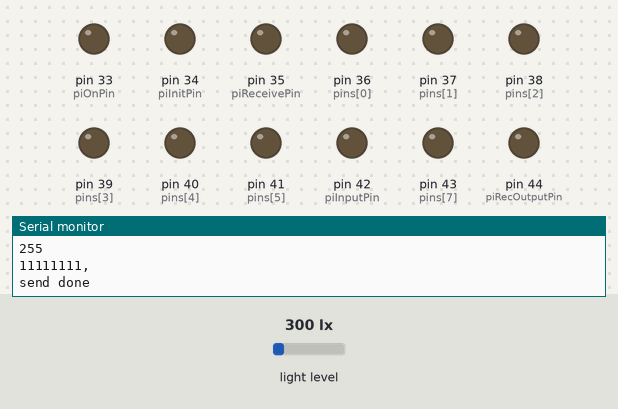
Bench run of a sketch on a simulated Arduino Mega 2560, built with avr-gcc and run on an emulated ATmega2560. Shown: output pins drawn as LEDs (lit = HIGH), the last lines printed to the serial monitor. Dashed ring = blinking. The inputs (shaded band) are chosen by the test bench; at power-on: light level 300 lx.

Above: at 8.9 s.
9.0 s: light level set to 40 lx
At 12.02 s:
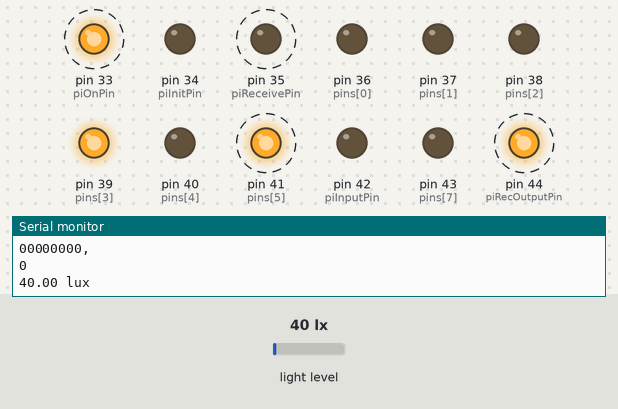
13.5 s: light level set to 500 lx
At 14.32 s:
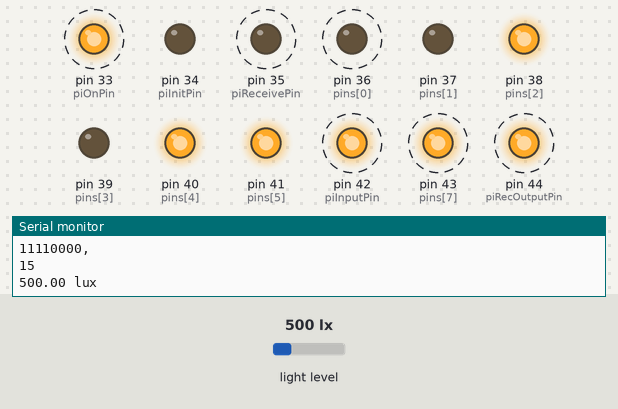
17.0 s: light level set to 1000 lx
20.5 s: light level set to 1500 lx
At 22.96 s:
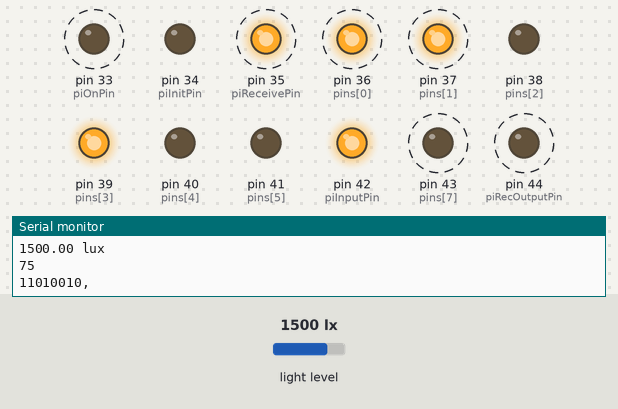
24.0 s: light level set to 1960 lx
Timing chart, 0 to 35.8 s (numbered marks = the images above; inputs shaded):
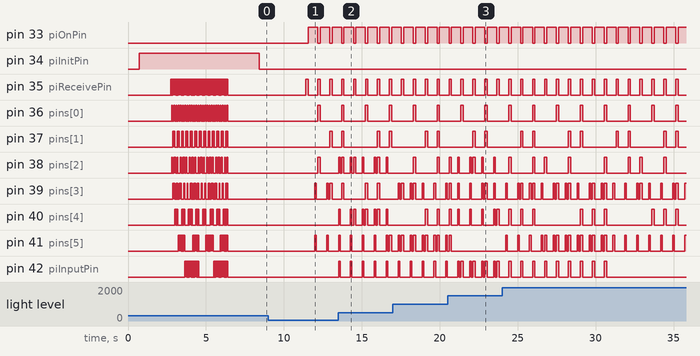

Measured:
- after the input at 13.5 s, pin 42 (piInputPin), pin 43 (pins[7]): alternates HIGH for 0.10 s and LOW for 0.67 s, starting at once
- after the input at 20.5 s, pin 41 (pins[5]): goes on until 20.7 s, then stays LOW
- by itself, pin 33 (piOnPin): alternates HIGH for 0.61 s and LOW for 0.15 s
- by itself, pin 35 (piReceivePin): alternates HIGH for 0.15 s and LOW for 0.62 s
- by itself, pin 36 (pins[0]): alternates HIGH for 0.15 s and LOW for 1.4 s
- by itself, pin 37 (pins[1]): repeats every 3.1 s: LOW 0.62 s, HIGH 0.15 s, LOW 2.1 s, HIGH 0.15 s
- by itself, pin 40 (pins[4]): repeats every 4.6 s: 2 × (LOW 0.62 s, HIGH 0.15 s), LOW 2.9 s, HIGH 0.15 s
- by itself, pin 44 (piRecOutputPin): alternates HIGH for 0.10 s and LOW for 0.67 s

The sketch:

calibGamma.ino
```cpp
#include <Wire.h>
#include <Adafruit_Sensor.h>
#include <Adafruit_TSL2561_U.h>

/* This driver uses the Adafruit unified sensor library (Adafruit_Sensor),
   which provides a common 'type' for sensor data and some helper functions.

   To use this driver you will also need to download the Adafruit_Sensor
   library and include it in your libraries folder.

   You should also assign a unique ID to this sensor for use with
   the Adafruit Sensor API so that you can identify this particular
   sensor in any data logs, etc.  To assign a unique ID, simply
   provide an appropriate value in the constructor below (12345
   is used by default in this example).

   Connections
   ===========
   Connect SCL to I2C SCL Clock
   Connect SDA to I2C SDA Data
   Connect VDD to 3.3V or 5V (whatever your logic level is)
   Connect GROUND to common ground

   I2C Address
   ===========
   The address will be different depending on whether you leave
   the ADDR pin floating (addr 0x39), or tie it to ground or vcc.
   The default addess is 0x39, which assumes the ADDR pin is floating
   (not connected to anything).  If you set the ADDR pin high
   or low, use TSL2561_ADDR_HIGH (0x49) or TSL2561_ADDR_LOW
   (0x29) respectively.

   History
   =======
   2013/JAN/31  - First version (KTOWN)
*/

Adafruit_TSL2561_Unified tsl = Adafruit_TSL2561_Unified(TSL2561_ADDR_FLOAT, 12345);

/**************************************************************************/
/*
    Displays some basic information on this sensor from the unified
    sensor API sensor_t type (see Adafruit_Sensor for more information)
*/
/**************************************************************************/
int piOnPin = 33; //tell pi to turn stim on
int piInitPin = 34; //tell pi to turn stim off
int piReceivePin = 35; //tell pi to receive next trial stim info
const byte numPins = 8;
byte pins[] = {36, 37, 38, 39, 40, 41, 42, 43}; //pins for writing binary info
int piInputPin = 42; //get info from the pi
int piRecOutputPin =44;

void displaySensorDetails(void)
{
  sensor_t sensor;
  tsl.getSensor(&sensor);
  Serial.println("------------------------------------");
  Serial.print  ("Sensor:       "); Serial.println(sensor.name);
  Serial.print  ("Driver Ver:   "); Serial.println(sensor.version);
  Serial.print  ("Unique ID:    "); Serial.println(sensor.sensor_id);
  Serial.print  ("Max Value:    "); Serial.print(sensor.max_value); Serial.println(" lux");
  Serial.print  ("Min Value:    "); Serial.print(sensor.min_value); Serial.println(" lux");
  Serial.print  ("Resolution:   "); Serial.print(sensor.resolution); Serial.println(" lux");
  Serial.println("------------------------------------");
  Serial.println("");
  delay(500);
}

/**************************************************************************/
/*
    Configures the gain and integration time for the TSL2561
*/
/**************************************************************************/
void configureSensor(void)
{
  /* You can also manually set the gain or enable auto-gain support */
   //tsl.setGain(TSL2561_GAIN_1X);      /* No gain ... use in bright light to avoid sensor saturation */
   tsl.setGain(TSL2561_GAIN_16X);     /* 16x gain ... use in low light to boost sensitivity */
  //tsl.enableAutoRange(true);            /* Auto-gain ... switches automatically between 1x and 16x */

  /* Changing the integration time gives you better sensor resolution (402ms = 16-bit data) */
  //tsl.setIntegrationTime(TSL2561_INTEGRATIONTIME_13MS);      /* fast but low resolution */
  tsl.setIntegrationTime(TSL2561_INTEGRATIONTIME_101MS);  /* medium resolution and speed   */
  // tsl.setIntegrationTime(TSL2561_INTEGRATIONTIME_402MS);  /* 16-bit data but slowest conversions */

  /* Update these values depending on what you've set above! */
  Serial.println("------------------------------------");
  Serial.print  ("Gain:         "); Serial.println("Auto");
  Serial.print  ("Timing:       "); Serial.println("13 ms");
  Serial.println("------------------------------------");
}

void sendPiStimIntensity(int num){
  Serial.println(num);
  for (byte i=0; i<numPins; i++) {
    byte state = bitRead(num, i);
    digitalWrite(pins[i], state);
    Serial.print(state);
  }
  Serial.println(",");
  //set pi rec pin high to tell it to look for this info
  digitalWrite(piReceivePin, HIGH);
}

void endSendPiStimIntensity(){
  for (byte i=0; i<numPins; i++) {
    digitalWrite(pins[i], LOW);
  }
  digitalWrite(piReceivePin, LOW);
}


void sendPiLux(int num){
  //Serial.println(num);
  for (byte i=0; i<numPins; i++) {
    byte state = bitRead(num, i);
    digitalWrite(pins[i], state);
    //Serial.print(state);
  }
  //set pi rec pin high to tell it to look for this info
  digitalWrite(piRecOutputPin, HIGH);
}

void endSendPiLux(){
  for (byte i=0; i<numPins; i++) {
    digitalWrite(pins[i], LOW);
  }
  digitalWrite(piRecOutputPin, LOW);
}
/**************************************************************************/
/*
    Arduino setup function (automatically called at startup)
*/
/**************************************************************************/
void setup(void)
{
  Serial.begin(9600);
  pinMode(piOnPin, OUTPUT);
  pinMode(piInitPin, OUTPUT);
  pinMode(piReceivePin, OUTPUT);
  pinMode(piRecOutputPin, OUTPUT);
  pinMode(piInputPin, INPUT);
  digitalWrite(piInitPin, LOW);
  digitalWrite(piReceivePin, LOW);
  digitalWrite(piRecOutputPin, LOW);
  for (int i=0; i<numPins; i++){
    pinMode(pins[i], OUTPUT);
    digitalWrite(pins[i], LOW);
  }
  Serial.println("Light Sensor Test"); Serial.println("");

  /* Initialise the sensor */
  //use tsl.begin() to default to Wire,
  //tsl.begin(&Wire2) directs api to use Wire2, etc.
  if(!tsl.begin())
  {
    /* There was a problem detecting the TSL2561 ... check your connections */
    Serial.print("Ooops, no TSL2561 detected ... Check your wiring or I2C ADDR!");
    while(1);
  }

  /* Display some basic information on this sensor */
  displaySensorDetails();

  /* Setup the sensor gain and integration time */
  configureSensor();

  /* We're ready to go! */
  Serial.println("");
}

int get_lux(){
  /* Get a new sensor event */
  sensors_event_t event;
  tsl.getEvent(&event);

  /* Display the results (light is measured in lux) */
  if (event.light)
  {
    Serial.print(event.light); Serial.println(" lux");
  }
  else
  {
    /* If event.light = 0 lux the sensor is probably saturated
       and no reliable data could be generated! */
    Serial.println("Sensor overload");
  }
  return event.light;
}
/**************************************************************************/
/*
    Arduino loop function, called once 'setup' is complete (your own code
    should go here)
*/
/**************************************************************************/
void loop(void)
{
  digitalWrite(piInitPin,HIGH);
   Serial.println("send init");
   delay(2000);
   int outputLevels[] = {0,5, 10, 15,20, 25,30,35, 40,45, 50,55, 60, 65,70, 75,80, 85,90,95, 100, 105,110,115,120, 125,130,135, 140,145, 150,155, 160, 165, 170,175, 180, 185,190,195, 200, 205,210,215, 220,225, 230,235, 240,245 ,250,255};
   for (int index = 0; index < (sizeof(outputLevels) / sizeof(int)); index++){
    sendPiStimIntensity(outputLevels[index]);
    delay(50);
    endSendPiStimIntensity();
    delay(20);
  }
  delay(2000);
   Serial.println("send done");
   digitalWrite(piInitPin,LOW);
    delay(3000);
  for (int index = 0; index < (sizeof(outputLevels) / sizeof(int)); index++){
    sendPiStimIntensity(outputLevels[index]);
    delay(150);
    endSendPiStimIntensity();
    Serial.println(outputLevels[index]);
    digitalWrite(piOnPin, HIGH);
    delay(400);
    int read_val = 0;
    read_val = int(get_lux());
    sendPiLux(read_val);
    delay(100);
    endSendPiLux();
    delay(100);
    digitalWrite(piOnPin, LOW);
  }
  delay(200000);
}
```
